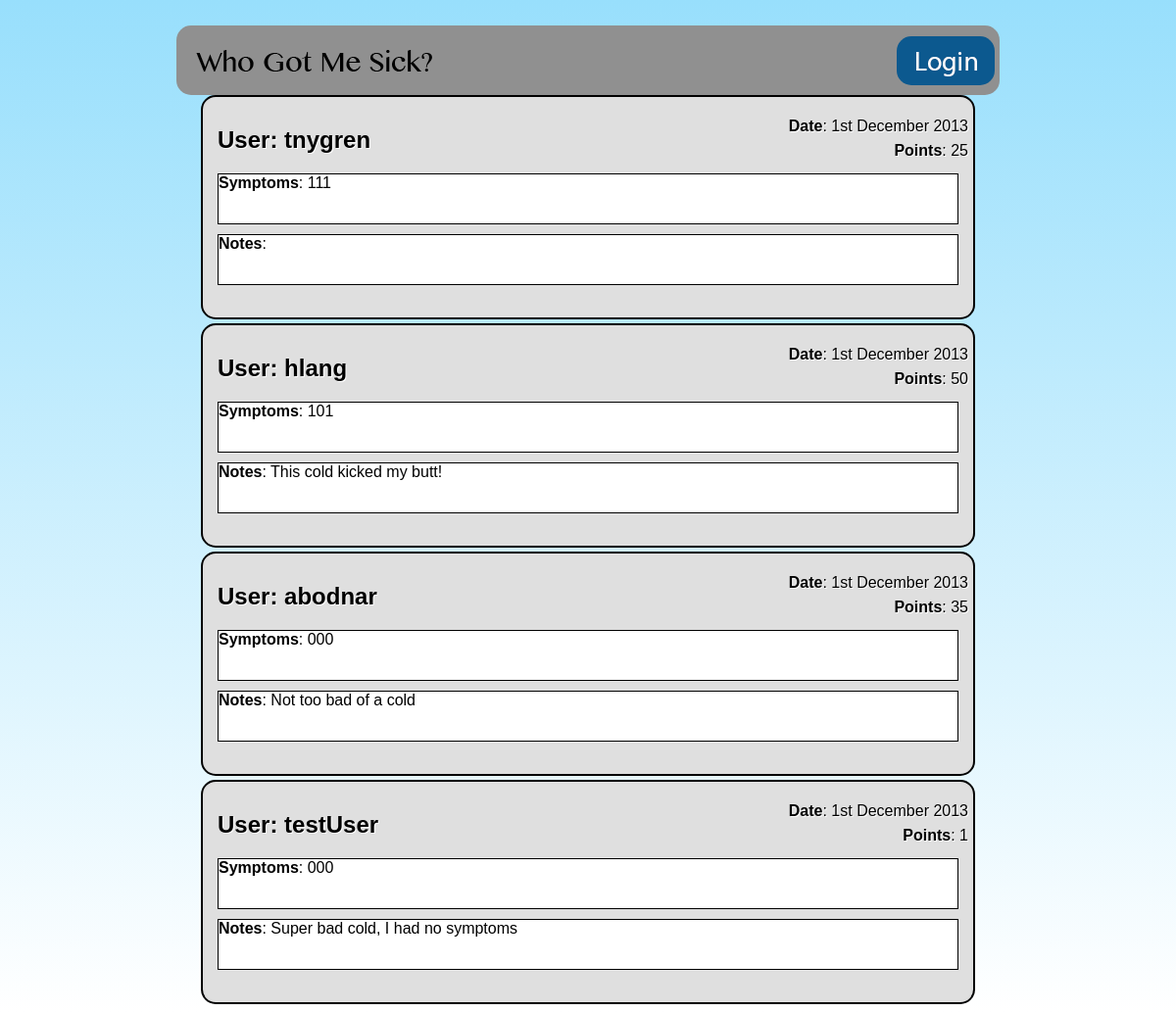
The page / on the database its author committed.
### tables this page shows
create table reports (
		id int unsigned not null AUTO_INCREMENT primary key,
		user_id int not null,
		location_id int not null,
		symptoms blob not null,
		points int not null,
		note char(255),
		date timestamp not null);

create table users (
		id int unsigned not null AUTO_INCREMENT primary key,
		username char(30) not null,
		password char(50) not null,
		settings blob not null);

### index.php (the view, shortened to what this page needs)
<?php
	include('dbconnect.php');
	$db = @new mysqli($db_server, $db_user_name, $db_password, $db_name);
?>
<html>
<head>
	<link rel="stylesheet" type="text/css" href="whogotmesick.css">
</head>
<body>
	<article class="top">
		<div id="logo"></div>
	<?php
		if (isset($_SESSION['valid_user'])) {
			echo "<div id='account_button' onClick='onAccountClicked();'></div>";
			echo "<div id='report_button' onClick='onReportClicked();'></div>";
			echo "<div id='logout_button' onClick='onLogoutClicked();'></div>";
		} else {
			echo "<div id='login_button'></div>";
		}
	?>
	</article>
	<?php
		$result = mysqli_query($db,"SELECT * FROM users, reports WHERE user_id=users.id;");
		while($row = mysqli_fetch_array($result)){
			$timestamp = strtotime($row['date']);
			echo "<article class='main'>";
			echo "<h1><b>User</b>: ". $row['username'] ."</h1>";
			echo "<div class='symptoms'><b>Symptoms</b>: ". $row['symptoms'] ."</div>";
			echo "<div class='notes'><b>Notes</b>: ". $row['note'] ."</div>";
			echo "<p class='top_right'><b>Date</b>: ". date("jS F o", $timestamp) ."</p>";
			echo "<p class='bottom_right'><b>Points</b>: ". $row['points'] ."</p>";
			echo "</article>";
		  }
	?>
</body>
</html>

### whogotmesick.css (style rules this page uses)
body { font-family:Arial, Helvetica, sans-serif; text-shadow:1px 1px 0px #ffffff; right: auto; margin-left: auto; margin-right: auto; width: 70%; background: -webkit-linear-gradient(top, #98DFFC 0%,#ffffff 100%); }
.top_right { position:absolute; top:5px; right:5px; }
.bottom_right { position:absolute; top:30px; right:5px; }
.notes { height:50px; overflow:auto; background:#fff; border: 1px solid #000; }
.symptoms { height:50px; overflow:auto; background:#fff; margin-bottom:10px; border: 1px solid #000; }
#login_button, #logout_button, #account_button, #report_button, #home_button { position:absolute; text-indent:0; display:inline-block; color:#909090; font-weight:bold; font-style:normal; height:50px; line-height:50px; width:100px; text-decoration:none; text-align:center; text-shadow:1px 1px 0px #ffffff; border-radius: 15px; top:15%; }
#login_button, #logout_button { right:5px; }
#login_button { background: url('Images/LoginButton.png'); }
.top { background-color:#909090; margin-right: auto; margin-left: auto; position:relative; padding: 5px 35px 1px 0px; border-radius: 15px; }
.main { width: 90%; position:relative; margin-left: auto; margin-bottom: 4px; background-color:#dfdfdf; text-align:left; font-size:12pt; border-style:solid; border-width:5px; border-color:black; border-width:2px; margin-right: auto; border:2px solid #000; border-radius: 15px; padding: 10px 15px; height: 205px; }
#logo { background: url('Images/Logo.png'); background-repeat: no-repeat; width: 250px; height: 50px; margin-top: 7px; margin-bottom: 8px; margin-left: 15px; }

### rows shown on the page
reports: user.username "tnygren", symptoms "111", date "1st December 2013", points "25"
reports: user.username "hlang", symptoms "101", note "This cold kicked my butt!", date "1st December 2013", points "50"
reports: user.username "abodnar", symptoms "000", note "Not too bad of a cold", date "1st December 2013", points "35"
reports: user.username "testUser", symptoms "000", note "Super bad cold, I had no symptoms", date "1st December 2013", points "1"
